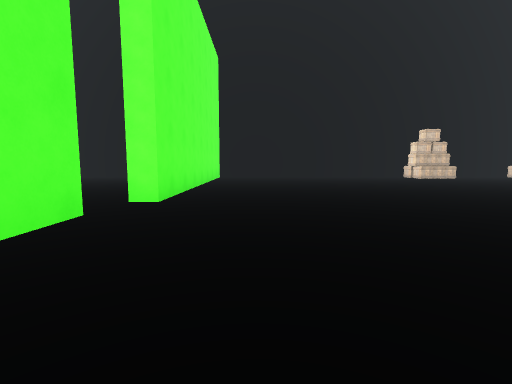
view 1 (above)

17 first-person views from a walk through a 3-D level made in the Unity game engine. The camera is 1.3 m above the floor, tilts 6° down and sees 85° across. The floor is counted in squares, 2 m on a side. Each view is taken from the middle of a square. On the plan, view 1 faces up. The plan holds only what a view shows up to about 9 squares ahead; the rest is blank. The place goes on beyond the plan. The player is left out.

view 2
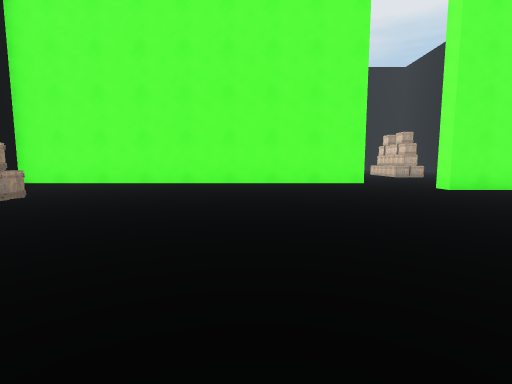

view 3
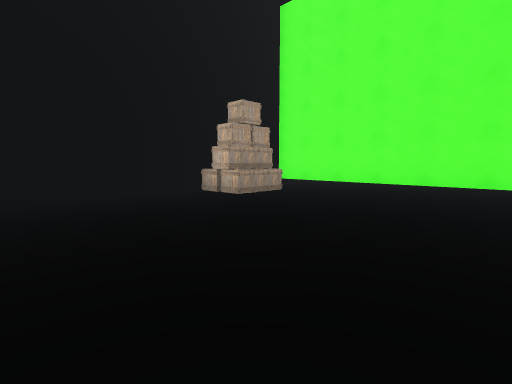

view 4
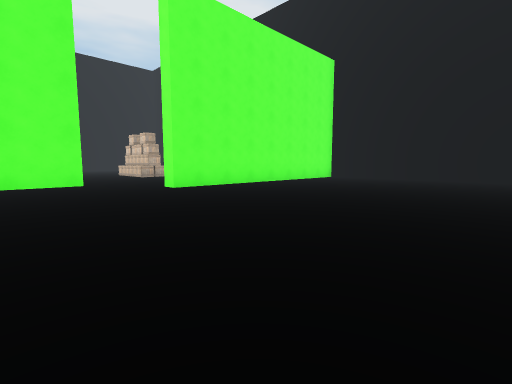

view 5
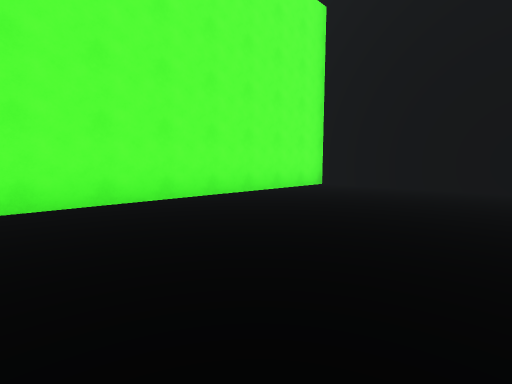

view 6
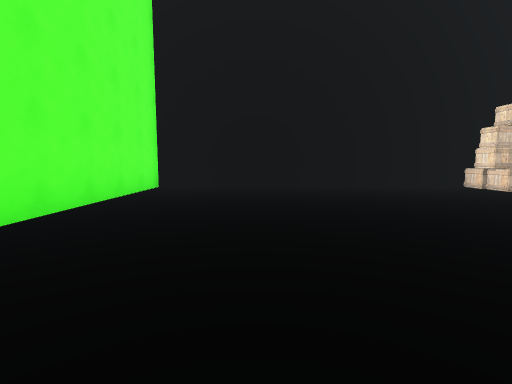

view 7
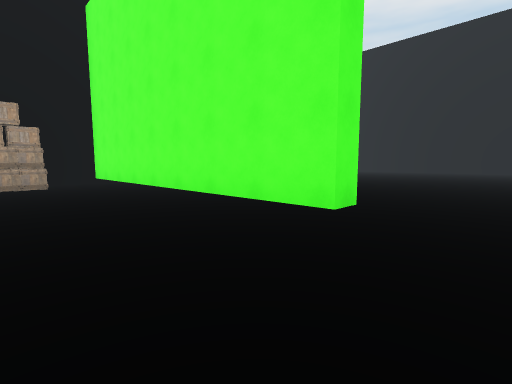

view 8
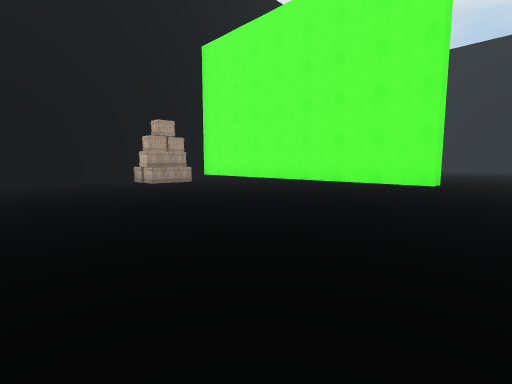

view 9
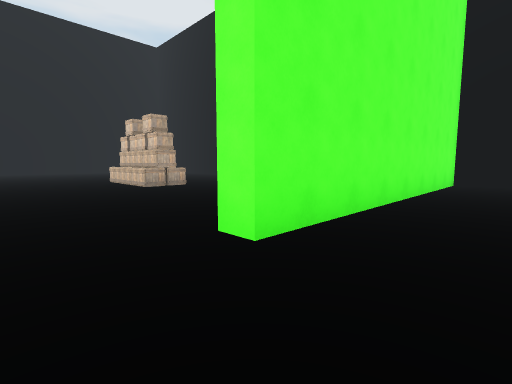

view 10
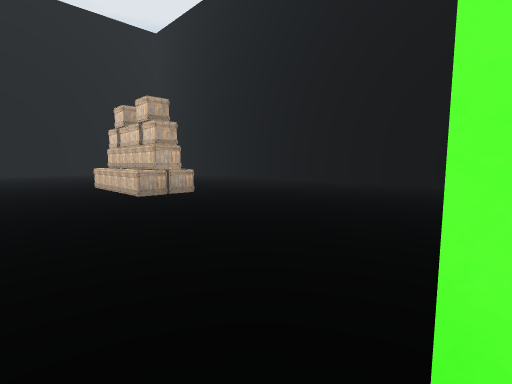

view 11
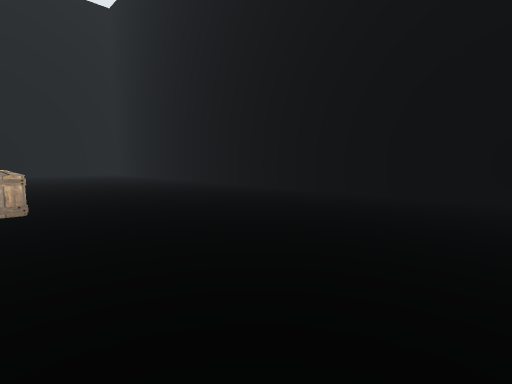

view 12
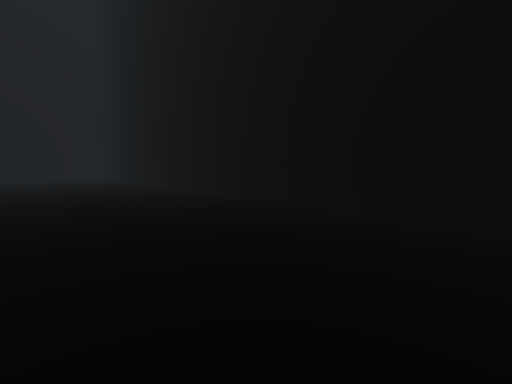

view 13
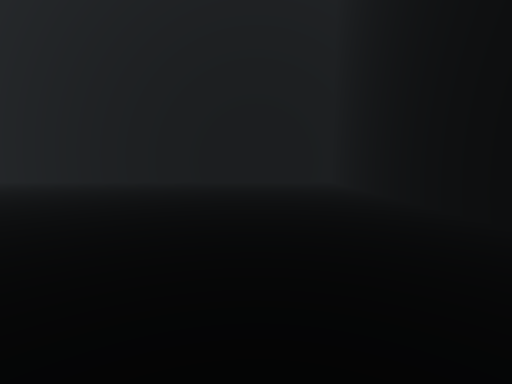

view 14
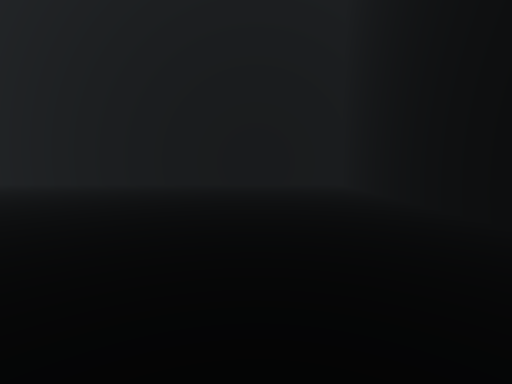

view 15
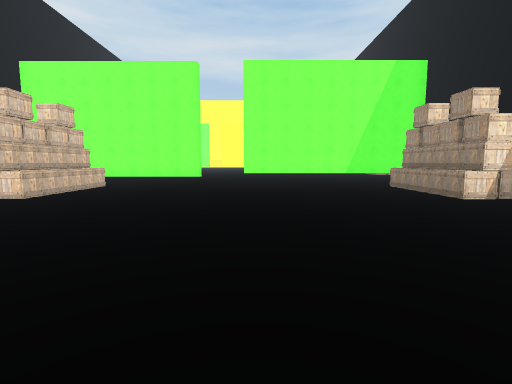

view 16
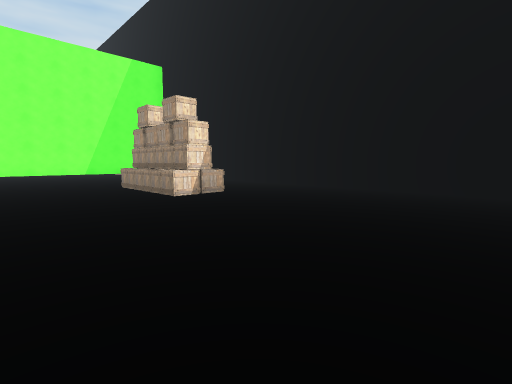

view 17
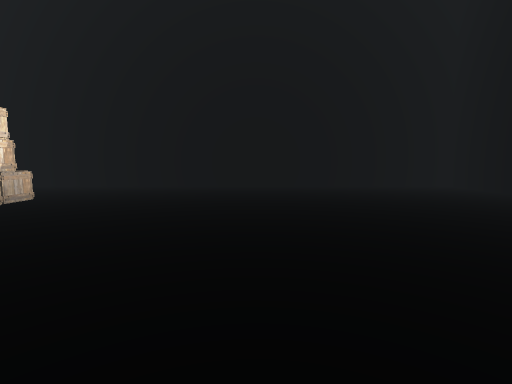

### Floor plan
Key: @ floor where view 1 was taken; # wall or solid block; . floor; T thing the floor can be seen under or through; C crate.
Columns run from 20 left of view 1 to 5 right of it. Each row starts with its distance up from view 1.
 13 ##########################
 12 #.................#.......
 11 #.................#.......
 10 #.................#.......
  9 #.................#.......
  8 #.................#.......
  7 #.......  CCC.....#.......
  6 #.................#.......
  5 #.................#.......
  4 #....   ..................
  3 #..     ................
  2 #.   ..  .........T....
  1      .  ..........T.......
  0         ..........T.@.....
 -1    ... ...........T.......
 -2   ........CCC.....T.......
 -3  ..........     ..T.......
 -4 #...........    ..T.......
 -5 #............   ..#.CC....
 -6 ##############    ########

Positions as (right, up) in squares from view 1, and headings:
1: (0, 0), facing up
2: (5, 0), facing left
3: (5, 0), facing down-left
4: (5, 1), facing up-left
5: (3, 5), facing up-left
6: (1, 5), facing up
7: (1, 4), facing down-left
8: (5, 4), facing down-left
9: (0, 3), facing up-left
10: (-2, 4), facing up-left
11: (-3, 7), facing up-left
12: (-7, 9), facing up-left
13: (-10, 10), facing left
14: (-11, 10), facing left
15: (-15, 2), facing right
16: (-15, 1), facing down-right
17: (-14, 2), facing down
